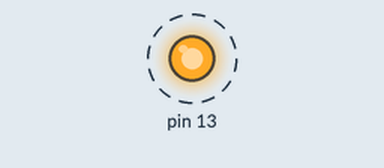
Simulated run of this sketch. Board: Arduino Uno, built with avr-gcc and run on an emulated ATmega328P. Shown: output pins drawn as LEDs (lit = HIGH). Dashed ring = blinking.

Above: at 0.6 s.
Timing chart, 0 to 4.9 s (numbered marks = the images above):
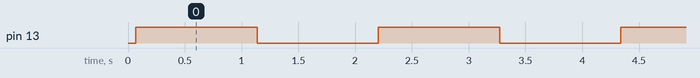

Measured:
- by itself, pin 13: alternates HIGH for 1.1 s and LOW for 1.1 s

The sketch:

IR101.ino
```cpp
#include <IRremote.h>

// #define RECV

IRrecv irrecv(A0);

unsigned int turnon[] = {3150,3750,1950,1850,2000,1850,1050,900,1950,900,1050,850,1050,900,1050,850,1050,1900,1050,900,1950,900,1050,900,1050,850,1100,900,1050,850,1100,900,1050,850,1100,850,1050,900,1050,900,1050,900,1050,900,1050,900,1050,900,1050,850,1050,900,1100,850,1050,900,1050,1900,1950,900,3100,3800,2000,1850,1950,1850,1050,900,1950,850,1050,900,1050,900,1050,900,1050,1850,1100,850,1950,900,1050,900,1050,850,1050,900,1050,900,1050,850,1050,900,1050,900,1050,850,1050,900,1050,900,1050,850,1050,900,1050,900,1050,850,1050,900,1050,900,1050,850,1050,1850,2000,900,3100,3800,1950,1850,2000,1850,1050,900,1950,900,1050,850,1050,900,1050,900,1050,1850,1100,850,1950,900,1050,900,1050,850,1050,900,1050,900,1050,850,1050,900,1050,900,1050,850,1100,850,1050,900,1050,900,1050,850,1050,900,1050,900,1050,850,1050,900,1050,900,1050,1850,2000,850,4100};

void setup()
{
  Serial.begin(115200);
  pinMode(13, OUTPUT);
  irrecv.enableIRIn(); // Start the receiver
}

void dump(decode_results *results) {
  int count = results->rawlen;
  for (int i = 1; i < results->rawlen; i++) {
    if (i > 1) {
	    Serial.write(',');
	}
    Serial.print(results->rawbuf[i]*USECPERTICK, DEC);
  }
  Serial.println();
}

void recvloop() {
  decode_results results;

  if (irrecv.decode(&results)) {
    Serial.println(results.value, HEX);
    dump(&results);
    irrecv.resume(); // Receive the next value
  }
}

int blink = 0;

void sendloop() {
  IRsend irsend;
  irsend.sendRaw(turnon,sizeof(turnon) / sizeof(turnon[0]),38);
  blink = !blink;
  digitalWrite(13, blink);
  delay(1000);
}

void loop() {
  #ifdef RECV
    recvloop();
  #else
    sendloop();
  #endif
}
```
